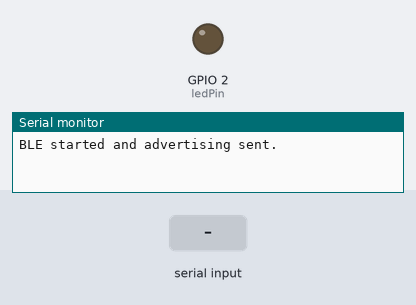
Simulated run of this sketch. Board: ESP32. On the bench: output pins drawn as LEDs (lit = HIGH), the last lines printed to the serial monitor. The test bench sets the inputs (shaded band). Nothing arrives over Bluetooth unless stated; a phone connects over Bluetooth LE 3 s after start.

Above: at 1.2 s.
1.3 s: "1" received over the second serial link
At 2.1 s:
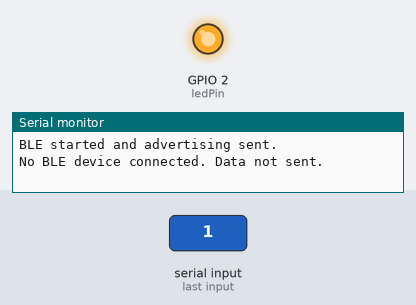
Timing chart, 0 to 4.3 s (numbered marks = the images above; inputs shaded):
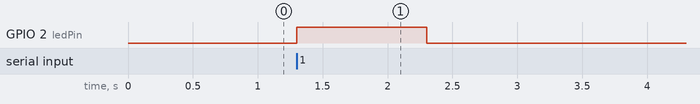

The sketch:

UART2_BT_Bridge.ino
```cpp
#include <BLEDevice.h>         // BLE Bluetooth
#include <BLEServer.h>
#include <BLEUtils.h>
#include <BLE2902.h>
#include <esp_task_wdt.h>

// UART configuration (change as needed)
#define RX1_PIN 16   // RX pin for UART2
#define TX1_PIN 17   // TX pin for UART2

// BLE device name for iOS
const char* bleName = "ESP32_BT_BLE";

// LED pin
const int ledPin = 2;  // Adjust if the LED is on a different pin

// BLE UUIDs for the Nordic UART Service (NUS)
#define SERVICE_UUID           "6E400001-B5A3-F393-E0A9-E50E24DCCA9E"
#define CHARACTERISTIC_UUID_RX "6E400002-B5A3-F393-E0A9-E50E24DCCA9E"
#define CHARACTERISTIC_UUID_TX "6E400003-B5A3-F393-E0A9-E50E24DCCA9E"

// Watchdog timeout in seconds
#define WDT_TIMEOUT 60

BLEServer* pServer = NULL;
BLECharacteristic* pTxCharacteristic = NULL;
BLECharacteristic* pRxCharacteristic = NULL;
bool bleDeviceConnected = false;
bool oldBleDeviceConnected = false;

unsigned long lastUartDataTime = 0;
const unsigned long uartTimeout = 5000; // 5 seconds timeout for UART
unsigned long uartBaudrate = 460800;

void blinkLED(uint32_t millis)
{
    digitalWrite(ledPin, HIGH);
    delay(millis);
    digitalWrite(ledPin, LOW);
}

// Callback class for BLE
class MyServerCallbacks : public BLEServerCallbacks {
    void onConnect(BLEServer* pServer) {
      bleDeviceConnected = true;
      Serial.println("BLE device connected.");
    };

    void onDisconnect(BLEServer* pServer) {
      bleDeviceConnected = false;
      Serial.println("BLE device disconnected.");
    }
};

class MyCallbacks: public BLECharacteristicCallbacks {
    void onWrite(BLECharacteristic* pCharacteristic) override {
        String value = pCharacteristic->getValue();
        if (value.length() > 0) {
            Serial1.write((uint8_t*)value.c_str(), value.length());
            blinkLED(1);
        }
    }
};

// Function for the UART task
void uartTask(void *pvParameters) {
  while (1) {
    while (Serial1.available()) {
      size_t len = Serial1.available();
      uint8_t buffer[len];
      Serial1.readBytes(buffer, len);

      if (bleDeviceConnected) {
        pTxCharacteristic->setValue(buffer, len);
        pTxCharacteristic->notify(); // Send data to connected iOS device
        blinkLED(1);
      } else {
        Serial.println("No BLE device connected. Data not sent.");
        blinkLED(1000);
      }
      lastUartDataTime = millis();
    }
    vTaskDelay(1 / portTICK_PERIOD_MS);
  }
}

void setup() {
  Serial.begin(115200);

  esp_task_wdt_config_t wdt_config = {
    .timeout_ms = WDT_TIMEOUT * 1000,
    .idle_core_mask = 0,
    .trigger_panic = true
  };
  esp_task_wdt_init(&wdt_config);
  esp_task_wdt_add(NULL);

  pinMode(ledPin, OUTPUT);
  digitalWrite(ledPin, LOW);

  Serial1.begin(uartBaudrate, SERIAL_8N1, RX1_PIN, TX1_PIN);

  // BLE initialization for iOS devices
  BLEDevice::init(bleName);
  pServer = BLEDevice::createServer();
  pServer->setCallbacks(new MyServerCallbacks());

  BLEService* pService = pServer->createService(SERVICE_UUID);
  pTxCharacteristic = pService->createCharacteristic(
                        CHARACTERISTIC_UUID_TX,
                        BLECharacteristic::PROPERTY_READ |
                        BLECharacteristic::PROPERTY_NOTIFY
                      );
  pTxCharacteristic->addDescriptor(new BLE2902());

  pRxCharacteristic = pService->createCharacteristic(
                        CHARACTERISTIC_UUID_RX,
                        BLECharacteristic::PROPERTY_WRITE
                      );
  pRxCharacteristic->setCallbacks(new MyCallbacks());

  pService->start();

  BLEAdvertising *pAdvertising = BLEDevice::getAdvertising();
  pAdvertising->addServiceUUID(SERVICE_UUID);
  pAdvertising->setScanResponse(true);
  pAdvertising->setMinPreferred(0x06);
  pAdvertising->setMinPreferred(0x12);
  pAdvertising->start();
  Serial.println("BLE started and advertising sent.");

  // Start UART task
  xTaskCreatePinnedToCore(uartTask, "UART Task", 8192, NULL, 1, NULL, 1);
}

void loop() {
  if (bleDeviceConnected && !oldBleDeviceConnected) {
    oldBleDeviceConnected = bleDeviceConnected;
  }

  if (!bleDeviceConnected && oldBleDeviceConnected) {
    oldBleDeviceConnected = bleDeviceConnected;
    pServer->startAdvertising();
    Serial.println("Advertising restarted.");
  }

  esp_task_wdt_reset();  // Watchdog reset
  delay(10);
}
```

Measured:
- after the input at 1.3 s, GPIO 2 (ledPin): LOW → HIGH at once, → LOW 1.0 s later
